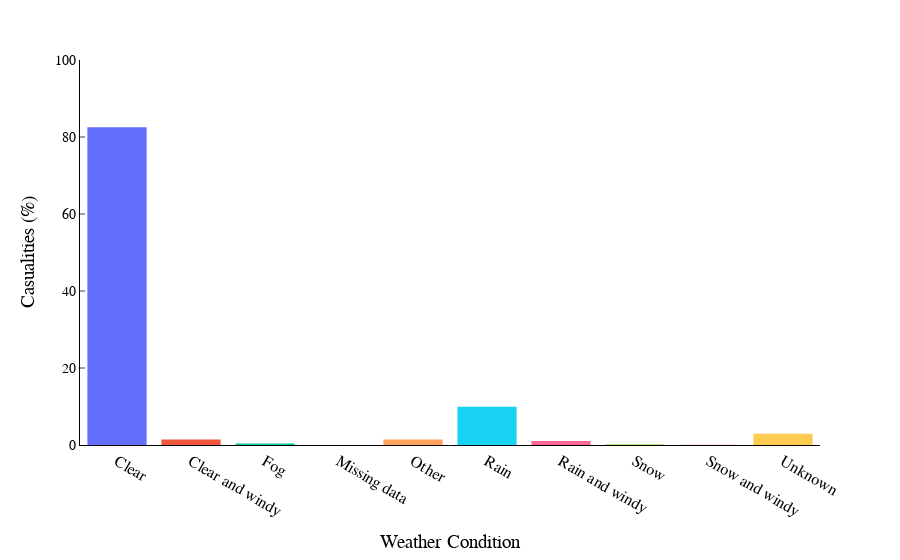

Notebook code for this chart:
### Code cell
# plotting the Number of casulaities based on Road condition
fig=px.histogram(x=df3.index, y=df3['Percentage of Casualities'], color=df3.index)
# Changing the label of X and Y axis
fig.update_layout(xaxis_title="Weather Condition", yaxis_title="Casualities (%)",
                     font=dict(family="Times New Roman", size=16, color="black"))
# Remove the grid lines
fig.update_layout(showlegend=False, xaxis_showgrid=False, yaxis_showgrid=False)
# Change the color of the axis line
fig.update_layout(xaxis_linecolor='black', yaxis_linecolor='black')
# Add tick lines to the y axis
fig.update_yaxes(ticks="inside", tickwidth=0.75, tickcolor="black")
# add tick to end poiny of y axis
fig.update_yaxes(tickfont=dict(family="Times New Roman", size=14, color="black" ))
# Change y axis limit
fig.update_yaxes(range=[0, 100])
# Change background color
fig.update_layout(paper_bgcolor="white", plot_bgcolor="white")

fig.show()

### Figure 1 — Plotly figure (JSON) as saved in the notebook; plotly's stock layout.template omitted (floating-point values rounded to 4 significant figures)
{"data": [{"alignmentgroup": "True", "bingroup": "x", "histfunc": "sum", "hovertemplate": "color=Clear<br>x=%{x}<br>sum of y=%{y}<extra></extra>", "legendgroup": "Clear", "marker": {"color": "#636efa", "pattern": {"shape": ""}}, "name": "Clear", "offsetgroup": "Clear", "orientation": "v", "showlegend": true, "type": "histogram", "x": ["Clear"], "xaxis": "x", "y": [82.52], "yaxis": "y"}, {"alignmentgroup": "True", "bingroup": "x", "histfunc": "sum", "hovertemplate": "color=Clear and windy<br>x=%{x}<br>sum of y=%{y}<extra></extra>", "legendgroup": "Clear and windy", "marker": {"color": "#EF553B", "pattern": {"shape": ""}}, "name": "Clear and windy", "offsetgroup": "Clear and windy", "orientation": "v", "showlegend": true, "type": "histogram", "x": ["Clear and windy"], "xaxis": "x", "y": [1.436], "yaxis": "y"}, {"alignmentgroup": "True", "bingroup": "x", "histfunc": "sum", "hovertemplate": "color=Fog<br>x=%{x}<br>sum of y=%{y}<extra></extra>", "legendgroup": "Fog", "marker": {"color": "#00cc96", "pattern": {"shape": ""}}, "name": "Fog", "offsetgroup": "Fog", "orientation": "v", "showlegend": true, "type": "histogram", "x": ["Fog"], "xaxis": "x", "y": [0.407], "yaxis": "y"}, {"alignmentgroup": "True", "bingroup": "x", "histfunc": "sum", "hovertemplate": "color=Missing data<br>x=%{x}<br>sum of y=%{y}<extra></extra>", "legendgroup": "Missing data", "marker": {"color": "#ab63fa", "pattern": {"shape": ""}}, "name": "Missing data", "offsetgroup": "Missing data", "orientation": "v", "showlegend": true, "type": "histogram", "x": ["Missing data"], "xaxis": "x", "y": [0.0186], "yaxis": "y"}, {"alignmentgroup": "True", "bingroup": "x", "histfunc": "sum", "hovertemplate": "color=Other<br>x=%{x}<br>sum of y=%{y}<extra></extra>", "legendgroup": "Other", "marker": {"color": "#FFA15A", "pattern": {"shape": ""}}, "name": "Other", "offsetgroup": "Other", "orientation": "v", "showlegend": true, "type": "histogram", "x": ["Other"], "xaxis": "x", "y": [1.428], "yaxis": "y"}, {"alignmentgroup": "True", "bingroup": "x", "histfunc": "sum", "hovertemplate": "color=Rain<br>x=%{x}<br>sum of y=%{y}<extra></extra>", "legendgroup": "Rain", "marker": {"color": "#19d3f3", "pattern": {"shape": ""}}, "name": "Rain", "offsetgroup": "Rain", "orientation": "v", "showlegend": true, "type": "histogram", "x": ["Rain"], "xaxis": "x", "y": [9.906], "yaxis": "y"}, {"alignmentgroup": "True", "bingroup": "x", "histfunc": "sum", "hovertemplate": "color=Rain and windy<br>x=%{x}<br>sum of y=%{y}<extra></extra>", "legendgroup": "Rain and windy", "marker": {"color": "#FF6692", "pattern": {"shape": ""}}, "name": "Rain and windy", "offsetgroup": "Rain and windy", "orientation": "v", "showlegend": true, "type": "histogram", "x": ["Rain and windy"], "xaxis": "x", "y": [1.064], "yaxis": "y"}, {"alignmentgroup": "True", "bingroup": "x", "histfunc": "sum", "hovertemplate": "color=Snow<br>x=%{x}<br>sum of y=%{y}<extra></extra>", "legendgroup": "Snow", "marker": {"color": "#B6E880", "pattern": {"shape": ""}}, "name": "Snow", "offsetgroup": "Snow", "orientation": "v", "showlegend": true, "type": "histogram", "x": ["Snow"], "xaxis": "x", "y": [0.252], "yaxis": "y"}, {"alignmentgroup": "True", "bingroup": "x", "histfunc": "sum", "hovertemplate": "color=Snow and windy<br>x=%{x}<br>sum of y=%{y}<extra></extra>", "legendgroup": "Snow and windy", "marker": {"color": "#FF97FF", "pattern": {"shape": ""}}, "name": "Snow and windy", "offsetgroup": "Snow and windy", "orientation": "v", "showlegend": true, "type": "histogram", "x": ["Snow and windy"], "xaxis": "x", "y": [0.05834], "yaxis": "y"}, {"alignmentgroup": "True", "bingroup": "x", "histfunc": "sum", "hovertemplate": "color=Unknown<br>x=%{x}<br>sum of y=%{y}<extra></extra>", "legendgroup": "Unknown", "marker": {"color": "#FECB52", "pattern": {"shape": ""}}, "name": "Unknown", "offsetgroup": "Unknown", "orientation": "v", "showlegend": true, "type": "histogram", "x": ["Unknown"], "xaxis": "x", "y": [2.909], "yaxis": "y"}], "layout": {"barmode": "relative", "font": {"color": "black", "family": "Times New Roman", "size": 16}, "legend": {"title": {"text": "color"}, "tracegroupgap": 0}, "margin": {"t": 60}, "paper_bgcolor": "white", "plot_bgcolor": "white", "showlegend": false, "xaxis": {"anchor": "y", "domain": [0, 1], "linecolor": "black", "showgrid": false, "title": {"text": "Weather Condition"}}, "yaxis": {"anchor": "x", "domain": [0, 1], "linecolor": "black", "range": [0, 100], "showgrid": false, "tickcolor": "black", "tickfont": {"color": "black", "family": "Times New Roman", "size": 14}, "ticks": "inside", "tickwidth": 0.75, "title": {"text": "Casualities (%)"}}}}
